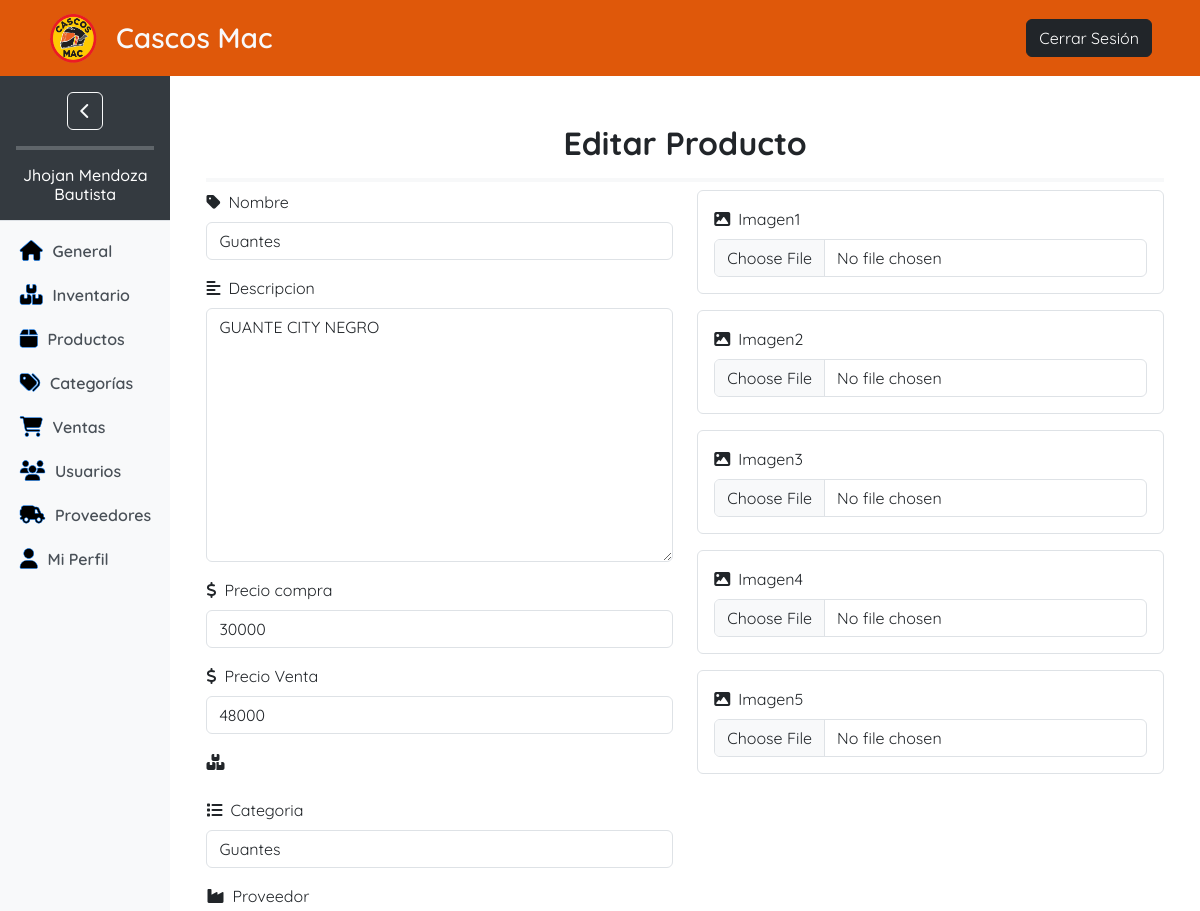
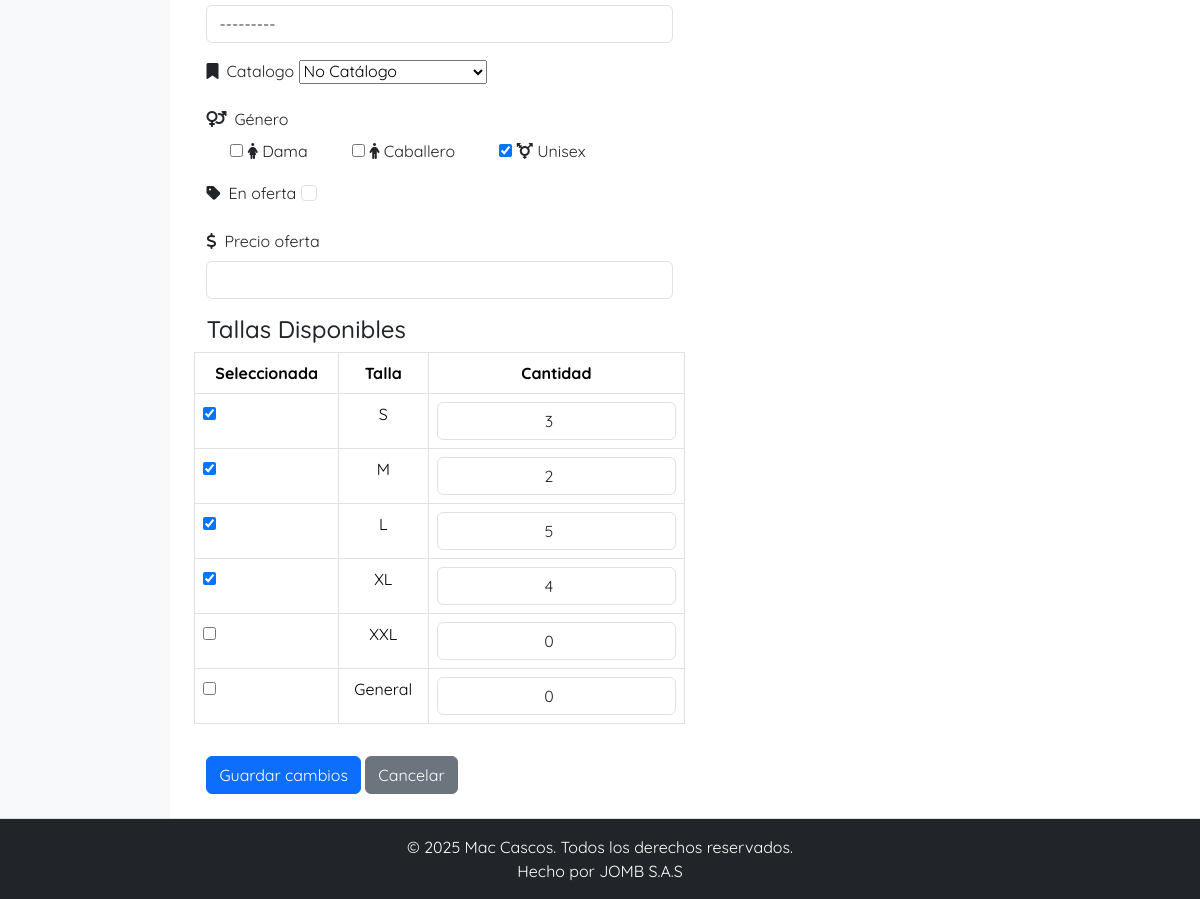
Screenshot of /tienda/producto/49/edit/ (signed in) with the database file from the repository (2 pictures, top to bottom).
### usuarios/models.py (models this page shows, shortened)
class Usuario(AbstractUser):
    EMAIL_FIELD = 'email'
    ROLES = (
        ('', 'Seleccione una opción'),
        ('gerente', 'Gerente'),
        ('vendedor', 'Vendedor'),
    )
    email = models.EmailField(unique=True)
    rol = models.CharField(
        max_length=20,
        choices=ROLES,
    )

### tienda/models.py (models this page shows, shortened)
class Producto(models.Model):
    GENERO_CHOICES = [
        ('', 'Seleccione una opción'),
        ('caballero', 'Caballero'),
        ('dama', 'Dama'),
        ('unisex', 'Unisex'),
        ('no_necesita', 'No necesita')
    ]
    referencia = models.CharField(max_length=12, unique=True, blank=True, null=True)
    codigo_barras = models.CharField(max_length=13, unique=True, blank=True, null=True)
    nombre = models.CharField(max_length=120, unique=True)
    descripcion = models.TextField(blank=True, null=True)
    precio_venta = models.DecimalField(max_digits=10, decimal_places=0)  # Precio de venta
    categoria = models.ForeignKey('Categoria', on_delete=models.CASCADE, related_name='productos')
    cantidad = models.PositiveIntegerField(default=0)  # Cantidad de producto si no requiere tallas
    imagen1 = models.ImageField(upload_to='productos/', blank=True, null=True)
    imagen2 = models.ImageField(upload_to='productos/', blank=True, null=True)
    imagen3 = models.ImageField(upload_to='productos/', blank=True, null=True)
    imagen4 = models.ImageField(upload_to='productos/', blank=True, null=True)
    imagen5 = models.ImageField(upload_to='productos/', blank=True, null=True)
    genero = models.CharField(
        max_length=15,
        choices=GENERO_CHOICES,
        blank=True,
        null=True
    )
    CATALOG_CHOICES = [
        ('', 'Seleccione una opción'),
        ('catalogo', 'En Catálogo'),
        ('no_catalogo', 'No Catálogo'),
    ]
    catalogo = models.CharField(
        max_length=15,
        choices=CATALOG_CHOICES,
        default='no_catalogo',
    )
    en_oferta = models.BooleanField(default=False)
    precio_oferta = models.DecimalField(max_digits=10, decimal_places=0, blank=True, null=True)
    precio_compra = models.DecimalField(max_digits=10, decimal_places=0, blank=True, null=True)
    proveedor = models.ForeignKey('Proveedor', on_delete=models.SET_NULL, null=True, blank=True, related_name='productos')
    created_date = models.DateField(auto_now_add=True)

class Talla(models.Model):
    nombre = models.CharField(max_length=10, unique=True)

### tienda/views.py (the view, shortened to what this page needs)
# urls.py: path('producto/<int:pk>/edit/', views.ProductoUpdateView.as_view(), name='editar_producto'),
class ProductoUpdateView(LoginRequiredMixin, UpdateView):
    model = Producto
    form_class = ProductoForm
    template_name = 'dashboard/productos/editar_producto.html'
    def get_context_data(self, **kwargs):
        context = super().get_context_data(**kwargs)
        producto = self.object  # Producto que estamos editando
        context['tallas'] = Talla.objects.all()
        context['tallas_con_cantidad'] = {
            talla.id: ProductoTalla.objects.filter(producto=producto, talla=talla).first().cantidad
            if ProductoTalla.objects.filter(producto=producto, talla=talla).exists()
            else None  # None indica que no está activada
            for talla in Talla.objects.all()
        }
        return context

### templates/dashboard/productos/editar_producto.html (shortened to what this page needs)
{% extends 'base_dashboard.html' %}
{% load custom_filters %}
{% load static %}
{% block content %}
<div class="container mt-4">
    <h2 class="text-center align-middle fw-bolder">Editar Producto</h2>
    <hr class="border border-2 mb-2">
    <form method="post" enctype="multipart/form-data" action="{% url 'editar_producto' object.pk %}">
        <div class="row">
            <div class="col-md-6">
                <div class="mb-3">
                    <label class="form-label"><i class="fas fa-tag me-2"></i>{{ form.nombre.label }}</label>
                    {{ form.nombre }}
                </div>
                <div class="mb-3">
                    <label class="form-label"><i class="fas fa-align-left me-2"></i>{{ form.descripcion.label }}</label>
                    {{ form.descripcion }}
                </div>
                <div class="mb-3">
                    <label class="form-label"><i class="fas fa-dollar-sign me-2"></i>{{ form.precio_compra.label }}</label>
                    {{ form.precio_compra }}
                </div>
                <div class="mb-3">
                    <label class="form-label"><i class="fas fa-dollar-sign me-2"></i>Precio Venta</label>
                    {{ form.precio_venta }}
                </div>
                <div class="mb-3">
                    <label class="form-label"><i class="fas fa-boxes me-2"></i>{{ form.cantidad.label }}</label>
                </div>
                <div class="mb-3">
                    <label class="form-label"><i class="fas fa-list me-2"></i>{{ form.categoria.label }}</label>
                    {{ form.categoria }}
                </div>
                <div class="mb-3">
                    <label class="form-label"><i class="fas fa-industry me-2"></i>{{ form.proveedor.label }}</label>
                    {{ form.proveedor }}
                </div>
                <div class="mb-3">
                    <label class="form-label"><i class="fas fa-bookmark me-2"></i>{{ form.catalogo.label }}</label>
                    {{ form.catalogo }}
                </div>
                <div class="mb-3">
                    <label class="form-label"><i class="fas fa-venus-mars me-2"></i>Género</label><br>
                    <div class="form-check form-check-inline">
                        <input type="checkbox" id="es_dama" name="genero" value="dama" {% if form.genero.value == 'dama' %}checked{% endif %}>
                        <label class="form-check-label" for="es_dama"><i class="fas fa-female"></i> Dama</label>
                    </div>
                    <div class="form-check form-check-inline">
                        <input type="checkbox" id="es_caballero" name="genero" value="caballero" {% if form.genero.value == 'caballero' %}checked{% endif %}>
                        <label class="form-check-label" for="es_caballero"><i class="fas fa-male"></i> Caballero</label>
                    </div>
                    <div class="form-check form-check-inline">
                        <input type="checkbox" id="es_unisex" name="genero" value="unisex" {% if form.genero.value == 'unisex' %}checked{% endif %}>
                        <label class="form-check-label" for="es_unisex"><i class="fas fa-transgender"></i> Unisex</label>
                    </div>
                </div>
                <div class="mb-3">
                    <label class="form-label"><i class="fas fa-tag me-2"></i>{{ form.en_oferta.label }}</label>
                    {{ form.en_oferta }}
                </div>
                <div class="mb-3">
                    <label class="form-label"><i class="fas fa-dollar-sign me-2"></i>{{ form.precio_oferta.label }}</label>
                    {{ form.precio_oferta }}
                </div>
            <div class="row mb-3">
                <h4>Tallas Disponibles</h4>
                <table class="table table-bordered">
                    <thead>
                        <tr class="text-center">
                            <th>Seleccionada</th>
                            <th>Talla</th>
                            <th>Cantidad</th>
                        </tr>
                    </thead>
                    <tbody>
                        {% for talla in tallas %}
                        <tr>
                            <td>
                                <input type="checkbox"
                                    name="activar_talla_{{ talla.id }}"
                                    id="activar_talla_{{ talla.id }}"
                                    {% if tallas_con_cantidad|get_item:talla.id %}checked{% endif %}>
                            </td>
                            <td class="text-center">{{ talla.nombre }}</td>
                            <td>
                                <input type="number"
                                    class="form-control text-center"
                                    name="cantidad_talla_{{ talla.id }}"
                                    id="cantidad_talla_{{ talla.id }}"
                                    value="{{ tallas_con_cantidad|get_item:talla.id }}"
                                    min="0">
                            </td>
                        </tr>
                        {% endfor %}
                    </tbody>
                </table>
            </div>
            </div>
            <div class="col-md-6">
                <div class="container border p-3 mb-3 rounded">
                    <label class="form-label"><i class="fas fa-image me-2"></i>{{ form.imagen1.label }}</label>
                    {{ form.imagen1 }}
                </div>
                <div class="container border p-3 mb-3 rounded">
                    <label class="form-label"><i class="fas fa-image me-2"></i>{{ form.imagen2.label }}</label>
                    {{ form.imagen2 }}
                </div>
                <div class="container border p-3 mb-3 rounded">
                    <label class="form-label"><i class="fas fa-image me-2"></i>{{ form.imagen3.label }}</label>
                    {{ form.imagen3 }}
                </div>
                <div class="container border p-3 mb-3 rounded">
                    <label class="form-label"><i class="fas fa-image me-2"></i>{{ form.imagen4.label }}</label>
                    {{ form.imagen4 }}
                </div>
                <div class="container border p-3 mb-3 rounded">
                    <label class="form-label"><i class="fas fa-image me-2"></i>{{ form.imagen5.label }}</label>
                    {{ form.imagen5 }}
                </div>
            </div>
        </div>
        <button type="submit" class="btn btn-primary">Guardar cambios</button>
        <a href="{% url 'contenido_productos' %}" class="btn btn-secondary">Cancelar</a>
    </form>
</div>
{% endblock %}

### templates/base_dashboard.html (shortened to what this page needs)
{% load static %}
<!DOCTYPE html>
<html lang="es">
<head>
    <link rel="stylesheet" href="{% static 'css/base_dash.css' %}">
    <link href="https://cdn.jsdelivr.net/npm/bootstrap@5.3.3/dist/css/bootstrap.min.css" rel="stylesheet"
>
    <link href="https://cdnjs.cloudflare.com/ajax/libs/font-awesome/6.0.0-beta3/css/all.min.css" rel="stylesheet">
    <link rel="stylesheet" href="https://cdn.jsdelivr.net/npm/bootstrap-icons@1.11.3/font/bootstrap-icons.min.css">
</head>
<body class="d-flex flex-column min-vh-100">
    <header class="navbar navbar-expand-lg navbar-expand-md py-2 px-5 d-none d-lg-flex d-md-flex">
        <a class="navbar-brand d-flex align-items-center" href="{% url 'index' %}">
            <img src="{% static 'img/logo2.png' %}" alt="Logo de Mac Cascos" class="me-2">
            <span class="fs-3 fw-semibold text-light">Cascos Mac</span>
        </a>
        <ul class="navbar-nav ms-auto">
            {% if user.is_authenticated %}
                <a href="{% url 'logout' %}" class="btn btn-dark">Cerrar Sesión</a>
            {% else %}
                <a href="{% url 'index' %}" class="btn btn-outline-dark">Volver al Inicio</a>
            {% endif %}
        </ul>
    </header>
    <div class="d-flex flex-grow-1 overflow-hidden">
        {% if user.is_authenticated %}
            <aside class="sidebar bg-light overflow-hidden" id="sidebar">
                <div class="sidebar-header">
                    <div class="align-items-center align-content-center">
                        <div class="align-items-center align-content-center mb-3">
                            <button class="btn btn-outline-light ms-auto" id="sidebar-toggle">
                                <i class="fas fa-chevron-left" id="boton-colapso"></i>
                            </button>
                        </div>
                        <hr class="border border-2" id="division-bar">
                        <div id="user-name-column">
                            <h1 class="fs-6 mb-0" id="sidebar-user-name">
                                {{ request.user.get_full_name }}
                            </h1>
                        </div>
                    </div>
                </div>
                <nav class="sidebar-nav text-center">
                    <ul class="nav flex-column mt-2">
                        {% if user.rol == 'gerente' %}
                            <li class="nav-item">
                                <a href="{% url 'dashboard_gerente' %}" class="nav-link ajax-link" data-bs-toggle="tooltip"
                                    title="General">
                                    <i class="fa fa-house"></i> General
                                </a>
                            </li>
                            <li class="nav-item">
                                <a href="{% url 'inventario' %}" class="nav-link ajax-link" data-bs-toggle="tooltip"
                                    title="Inventario">
                                    <i class="fa fa-boxes"></i> Inventario
                                </a>
                            </li>
                            <li class="nav-item">
                                <a href="{% url 'contenido_productos' %}" class="nav-link ajax-link" data-bs-toggle="tooltip"
                                    title="Productos">
                                    <i class="fa fa-box"></i> Productos
                                </a>
                            </li>
                            <li class="nav-item">
                                <a href="{% url 'contenido_categorias' %}" class="nav-link ajax-link" data-bs-toggle="tooltip"
                                    title="Categorías">
                                    <i class="fa fa-tags"></i> Categorías
                                </a>
                            </li>
                            <li class="nav-item">
                                <a href="{% url 'ventas:contenido_ventas' %}" class="nav-link ajax-link"
                                    data-bs-toggle="tooltip" title="Ventas">
                                    <i class="fa fa-shopping-cart"></i> Ventas
                                </a>
                            </li>
                            <li class="nav-item">
                                <a href="{% url 'listar_usuarios' %}" class="nav-link ajax-link" data-bs-toggle="tooltip"
                                    title="Usuarios">
                                    <i class="fa fa-users"></i> Usuarios
                                </a>
                            </li>
                            <li class="nav-item">
                                <a href="{% url 'contenido_proveedores' %}" class="nav-link ajax-link" data-bs-toggle="tooltip"
                                    title="Proveedores">
                                    <i class="fa fa-truck-field"></i> Proveedores
                                </a>
                            </li>
                            <li class="nav-item">
                                <a href="{% url 'mi_perfil' %}" class="nav-link ajax-link" data-bs-toggle="tooltip"
                                    title="Usuarios">
                                    <i class="fa fa-user"></i> Mi Perfil
                                </a>
                            </li>
                        {% endif %}
                    </ul>
                </nav>
            </aside>
        {% endif %}
        <main class="flex-grow-1 overflow-auto p-4 container-fluid">
            {% block content %}{% endblock %}
        </main>
    </div>
    <footer class="bg-dark text-white border-top shadow-sm mt-auto py-3">
        <div class="container">
            <div class="row flex-column">
                <div class="col-mb-3">
                    <p class="mb-0">&copy; 2025 Mac Cascos. Todos los derechos reservados.</p>
                </div>
                <div class="col">
                    <p class="mb-0">
                        <a href="https://jhojanomb.github.io/JOMB/" class="text-white text-decoration-none">
                            Hecho por JOMB S.A.S
                        </a>
                    </p>
                </div>
            </div>
        </div>
    </footer>
</body>
</html>

### rows the page displays
Usuario: user.get_full_name "Jhojan Mendoza Bautista"
Producto: nombre "Guantes", descripcion "GUANTE CITY NEGRO", precio_compra "30000", precio_venta "48000", categoria "Guantes", proveedor "---------", catalogo "No Catálogo", genero "☑"
Talla: id "☑", nombre "S", id "3"
Talla: id "☑", nombre "M", id "2"
Talla: id "☑", nombre "L", id "5"
Talla: id "☑", nombre "XL", id "4"
Talla: nombre "XXL", id "0"
Talla: nombre "General", id "0"
